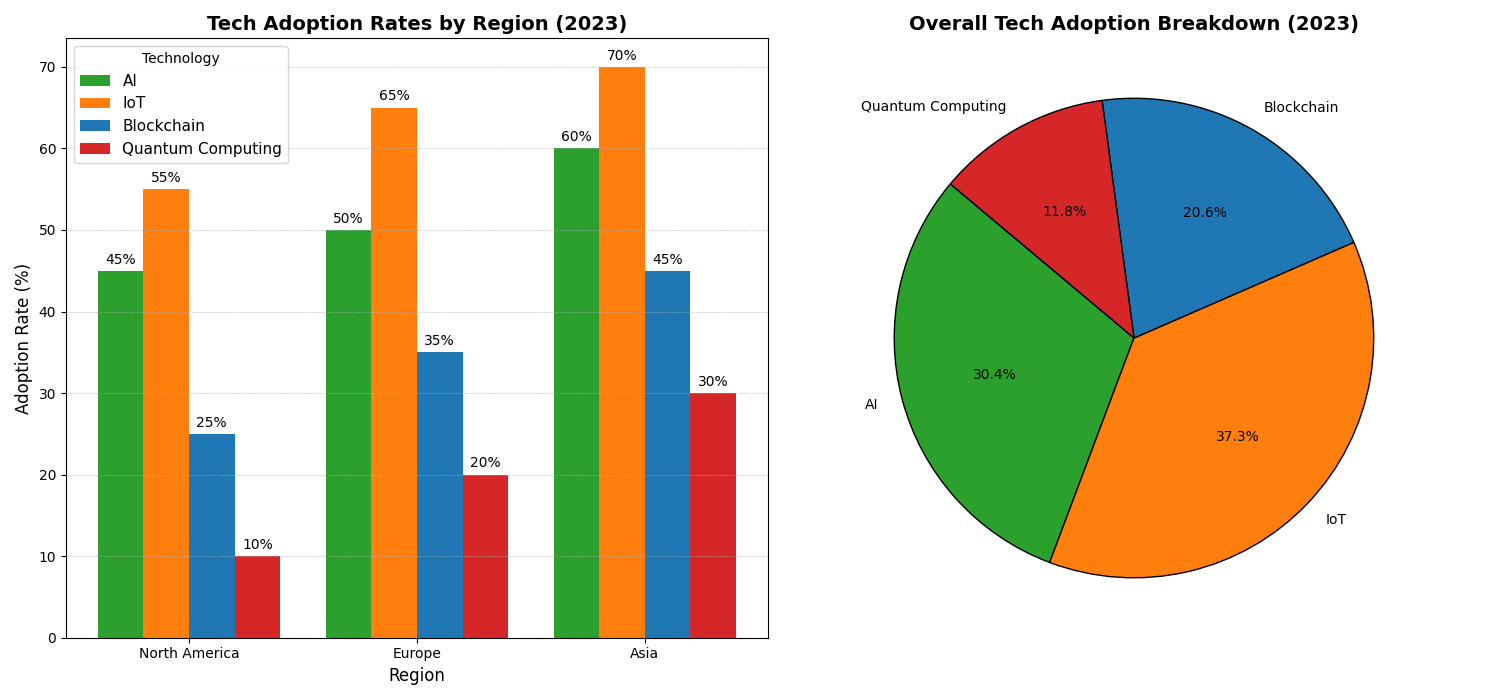

The Python source for this figure:
import matplotlib.pyplot as plt
import numpy as np

# Backstory:
# In 2023, the Global Innovation Summit showcased the technological strides in different areas among various regions.
# One particular interest was the rapid growth in the adoption of various technologies in North America, Europe, and Asia.

# Defining the regions
regions = ['North America', 'Europe', 'Asia']

# Fictional adoption data for various technologies (in %)
AI_adoption_rate = [45, 50, 60]         # Percentage of businesses using AI
IoT_adoption_rate = [55, 65, 70]        # Percentage of businesses using IoT
Blockchain_adoption_rate = [25, 35, 45] # Percentage of businesses using Blockchain
Quantum_adoption_rate = [10, 20, 30]    # Percentage of businesses using Quantum Computing

# Data Grouping
adoption_data = np.array([AI_adoption_rate, IoT_adoption_rate, Blockchain_adoption_rate, Quantum_adoption_rate])
technologies = ['AI', 'IoT', 'Blockchain', 'Quantum Computing']

# Set up the plot with two subplots: one for the bar plot, another for a pie chart breakdown
fig, (ax1, ax2) = plt.subplots(1, 2, figsize=(15, 7))

# Bar Plot for the adoption rates across regions
x = np.arange(len(regions))  # Label locations
width = 0.2                  # Bar width
colors = ['#2ca02c', '#ff7f0e', '#1f77b4', '#d62728']  # Colors for different technologies

# Plotting bars for each technology
for i in range(len(adoption_data)):
    ax1.bar(x + i * width, adoption_data[i], width, label=technologies[i], color=colors[i])

# Title and labels
ax1.set_title('Tech Adoption Rates by Region (2023)', fontsize=14, fontweight='bold')
ax1.set_xlabel('Region', fontsize=12)
ax1.set_ylabel('Adoption Rate (%)', fontsize=12)
ax1.set_xticks(x + width * 1.5)
ax1.set_xticklabels(regions)
ax1.legend(title='Technology', fontsize=11, loc='upper left')
ax1.yaxis.grid(True, linestyle='--', linewidth=0.5, alpha=0.7)

# Annotations
for i in range(len(adoption_data)):
    for j in range(len(regions)):
        ax1.annotate(f'{adoption_data[i, j]}%',
                     xy=(x[j] + i * width, adoption_data[i, j]),
                     xytext=(0, 3),  # 3 points vertical offset
                     textcoords='offset points',
                     ha='center', va='bottom', fontsize=10)

# Pie Chart showing the overall percentage of each technology across all regions
total_adoption = np.sum(adoption_data, axis=1)
ax2.pie(total_adoption, labels=technologies, colors=colors, autopct='%1.1f%%', startangle=140,
        wedgeprops={'edgecolor': 'black', 'linewidth': 1})

# Title for the pie chart
ax2.set_title('Overall Tech Adoption Breakdown (2023)', fontsize=14, fontweight='bold')

# Adjust layout to avoid overlapping
plt.tight_layout()

# Display the plot
plt.show()
